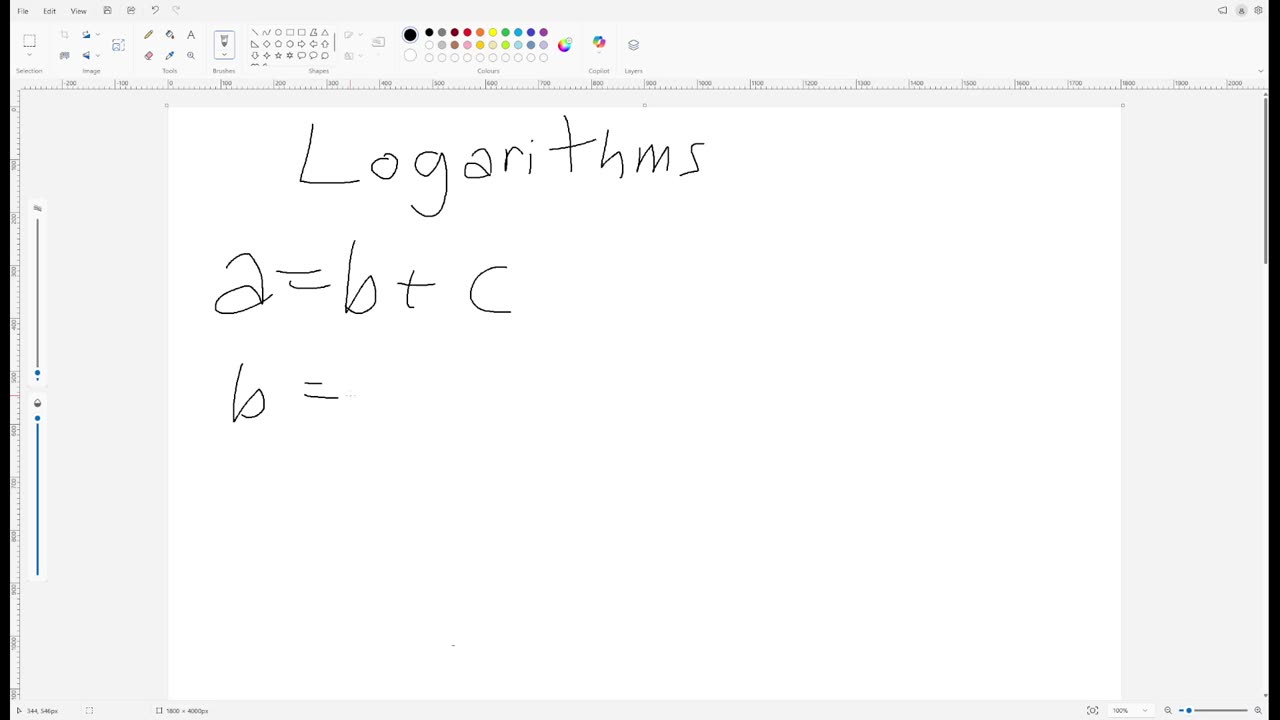
#> input picture transcripts/202630_w03_logs (1)/frames/frame_0002.jpg, 1280 x 720 px; its folder holds 3 pictures in this run
$ python wsa_contact_sheets.py
#> lines starting #> are read from the running program, lines starting #| are printed output that depends on the picture
"""Tile sampled frames from silent lab videos into 2x2 contact sheets in _wsa_extract/sheets/."""
import sys
from pathlib import Path

from PIL import Image, ImageDraw

ROOT = Path(__file__).resolve().parent.parent
TR = ROOT / "transcripts"
OUT = ROOT / "_wsa_extract" / "sheets"
OUT.mkdir(parents=True, exist_ok=True)

VIDEOS = {
    "DHCP": 8, "DHCP Failover": 16, "DHCP Relay Agent (Challenge)": 16, "DNS Lab": 16,
    "Group Nesting": 8, "How to Install the Second Domain Controller": 12,
    "How to install and configure subdomain": 12, "How to install and configure a domain tree controller": 12,
    "How to fix your client lost the trust relationship witht your domain": 12,
    "add another server to manage": 8, "Remove Client from Domain": 4,
    "Storage Pool and iSCSI Server": 16, "Hyper-V": 16, "PStools installation and comments for psgetsid": 12,
    "Windows 2016 Server Core Installation and Configuration": 16,
    "Windows Server 2022 Domain Controller Installation": 12,
    "How to configure Second Domain SubDomain and Domain Tree": 20, "Lenovo Server IMM": 8,
    "Install Widnows Server 2022": 8, "Virtualbox Configurations": 4, "Virtualbox Clone Machine": 4,
    "Windows 10 Installation": 4,
}
CELL_W = 960


def sample(frames, n):
    if len(frames) <= n:
        return frames
    step = (len(frames) - 1) / (n - 1)
    return [frames[round(i * step)] for i in range(n)]


for name, n in VIDEOS.items():
    frames = sorted((TR / name / "frames").glob("*.jpg"))
    if not frames:
        print("missing", name, file=sys.stderr)
        continue
    picks = sample(frames, n)
    slug = "".join(c if c.isalnum() else "_" for c in name)[:40]
    for s in range(0, len(picks), 4):
        group = picks[s:s + 4]
        ims = [Image.open(p).convert("RGB") for p in group]
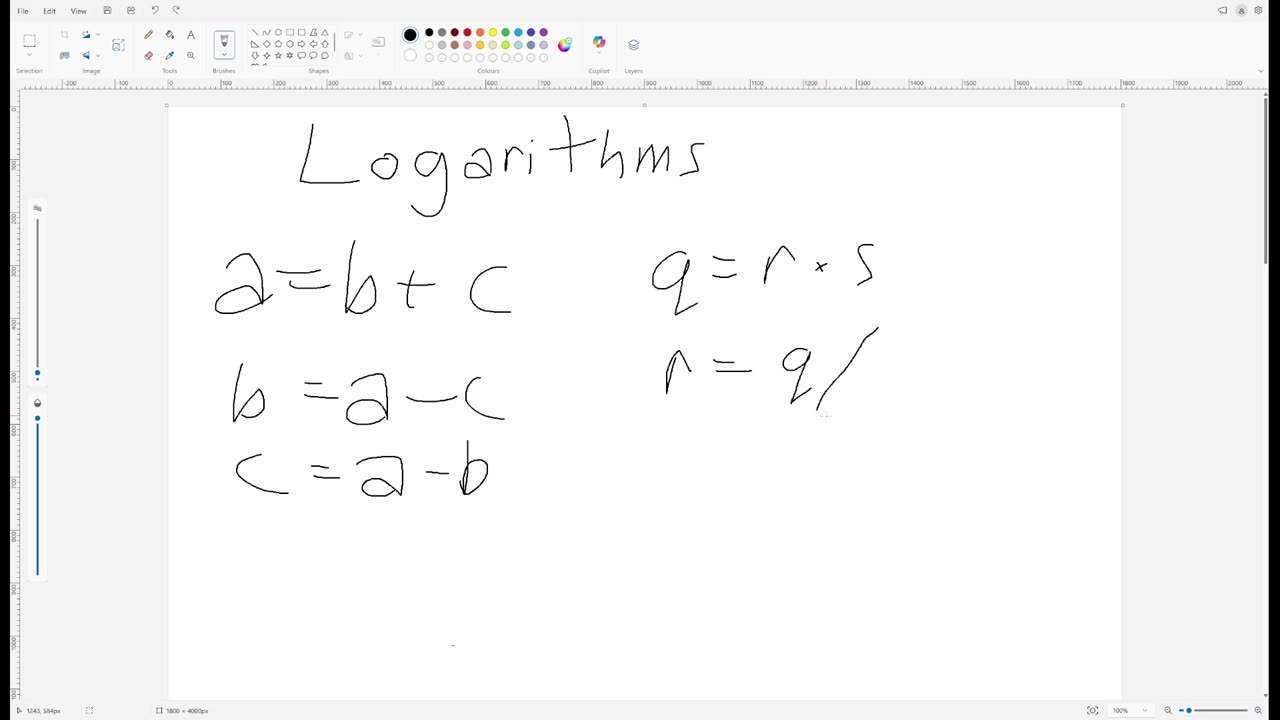
#> input picture transcripts/202630_w03_logs (1)/frames/frame_0003.jpg, 1280 x 720 px
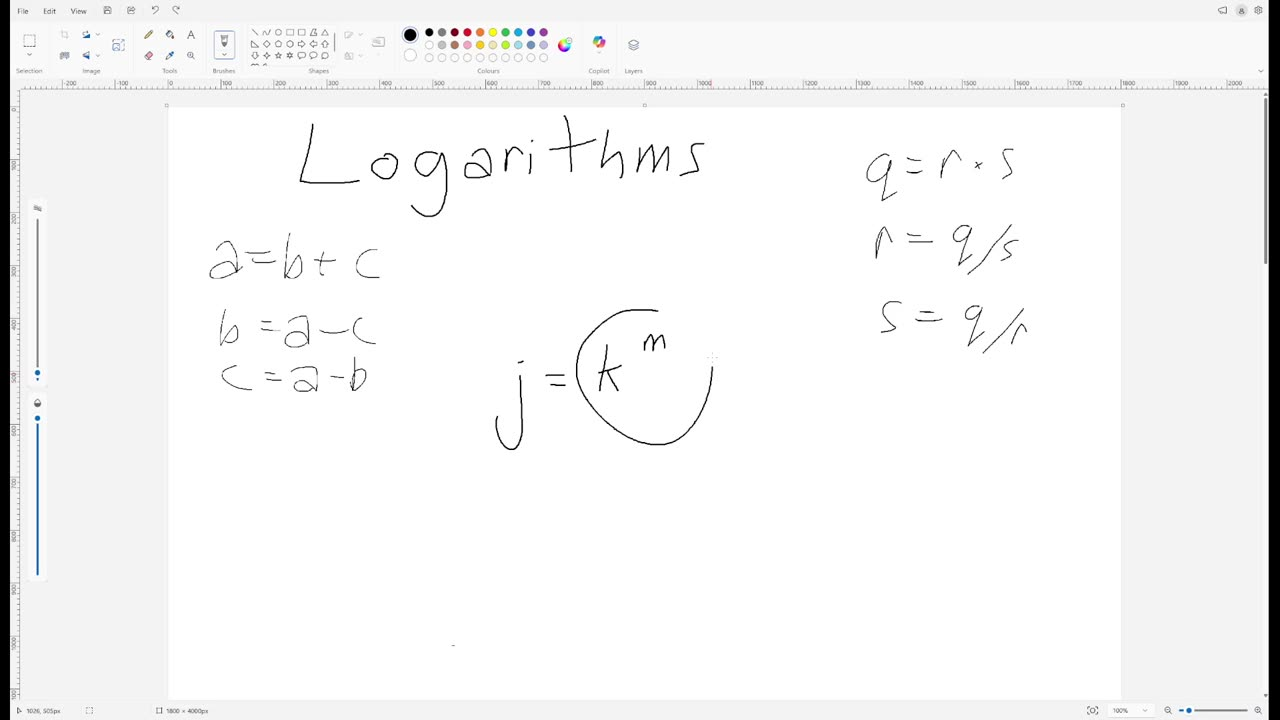
#> input picture transcripts/202630_w03_logs (1)/frames/frame_0004.jpg, 1280 x 720 px
#> ims = 3 items
        ims = [im.resize((CELL_W, round(im.height * CELL_W / im.width))) for im in ims]
        cell_h = max(im.height for im in ims)
#> cell_h = 540
        sheet = Image.new("RGB", (CELL_W * 2, cell_h * 2), "white")
#> sheet: PIL image 1920x1080 RGB; every value is 255
        d = ImageDraw.Draw(sheet)
        for i, (im, p) in enumerate(zip(ims, group)):
            x, y = (i % 2) * CELL_W, (i // 2) * cell_h
            sheet.paste(im, (x, y))
            d.rectangle([x, y, x + 150, y + 22], fill="yellow")
            d.text((x + 4, y + 4), p.stem, fill="black")
#> this loop made 3 passes
#> (x, y) on passes 1 to 3: (0, 0), (960, 0), (0, 540)
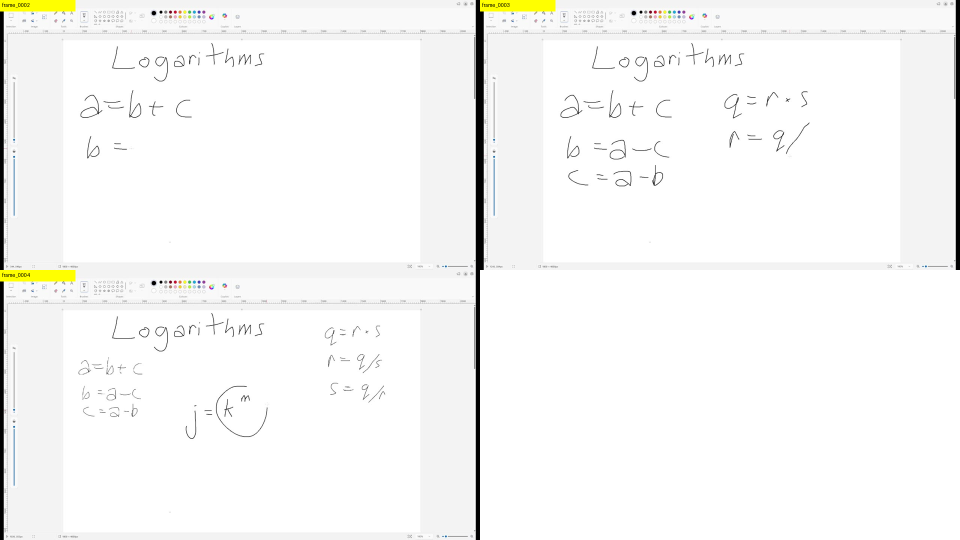
#> sheet: PIL image 1920x1080 RGB (shown at 1/2 size); mean R, G, B 247.4, 247.5, 246.2
        out = OUT / f"{slug}_{s // 4 + 1:02d}.jpg"
        sheet.save(out, quality=85)
    print(name, len(picks))
